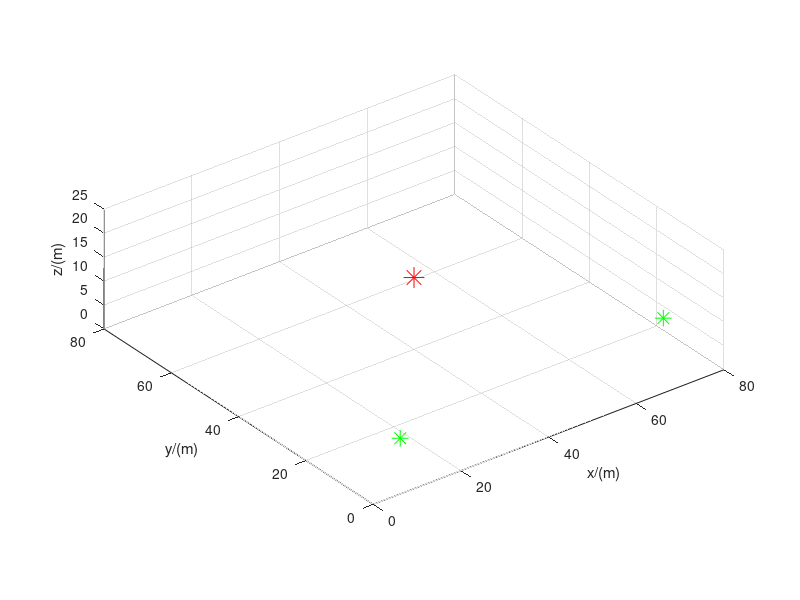

This chart was generated by the following MATLAB code: (Note: this script raises an error after producing the figure.)
clc
clear all
close all

%%
figure
axis([0 80 0 80 0 25]);  % 扩大空间范围
axis equal
xlabel('x/(m)')
ylabel('y/(m)')
zlabel('z/(m)')
view(3)
grid on

%上色选择
rng(1)
all_colors = rand(8,3);

%%
%。。。。。。。数据记录。。。。。。
bag=zeros(6,500);   %追击无人机1的信息
bag2=zeros(6,500);  %追击无人机2的信息
bag_target=zeros(6,500);  %目标无人机的信息
bag_obs=zeros(3,500);   %障碍物1的信息
bag_obs2=zeros(3,500);   %障碍物2的信息
bag_obs3=zeros(3,500);   %障碍物3的信息

%%
%。。。。。。。追击无人机初始位置。。。。。。。。
begin1=[10,5,8];      % 追击无人机1
begin2=[70,5,12];     % 追击无人机2

%%
%。。。。。。。目标无人机初始位置和参数。。。。。。。。
target_begin=[40,40,15];  % 目标无人机初始位置
target_velocity=4;        % 目标无人机速度
target_maneuver_freq=0.05; % 机动频率
target_maneuver_amp=2;    % 机动幅度

%%
%。。。。。。。追击参数。。。。。
intercept_distance=3;     % 拦截距离
formation_distance=15;    % 编队距离
cooperation_threshold=20; % 协同阈值距离

%%
%。。。。。。。障碍物位置。。。。。。。。
r_obsmove=12;
v_obsmove=1.5;
w=v_obsmove/r_obsmove;
%障碍物初始化 (3D)
obstacle=[40+r_obsmove*cos(pi/2),40+r_obsmove*cos(-pi/6),40+r_obsmove*cos(-pi*5/6); ...
    35+r_obsmove*sin(pi/2),35+r_obsmove*sin(-pi/6),35+r_obsmove*sin(-pi*5/6); ...
    12, 8, 18];  % 障碍物高度

%%
%。。。。。。。是否可视化无人机。。。。。。。
vision_uav=1;
vision_uav2=1;
vision_target=1;

%%
%。。。。。。。协同标志位。。。。。。。。
flag_co=0;  % 协同追击标志
intercept_success=0;  % 拦截成功标志

%%
%。。。。。。。初始化参数。。。。。。。。。。。
v_chase=5;    % 追击无人机速度
delta_t=0.1;  % 时间间隔
t_end=300;    % 最大仿真时间
iters=1;      % 迭代次数初始化

%%
% 追击无人机当前位置
curr1=begin1';
curr_previous1=curr1;
curr2=begin2';
curr_previous2=curr2;

% 目标无人机当前位置
target_curr=target_begin';
target_previous=target_curr;
target_direction=[1,0.5,0.2]';  % 初始飞行方向
target_direction=target_direction/norm(target_direction);

%% 
testR=v_chase*delta_t;
Q_star=8;   % 障碍物影响半径

num_point=30;       % 3D空间球面上的点数
testPoint=zeros(num_point,3);
testOut=zeros(1,num_point);
step_predict=12;    % 预测步长

%%
pos_predict1=zeros(step_predict,3);  % 追击无人机1预测轨迹
pos_predict2=zeros(step_predict,3);  % 追击无人机2预测轨迹

%%
%。。。。。。。画无人机所需的参数。。。。。。。。。
roll_max=8;
pitch_max=8;
yaw_max=8;

%%
U_k1=zeros(3,1);
U_k2=zeros(3,1);

%%
%。。。。。。。。画初始点。。。。。。。。
hold on;
plot3(begin1(1),begin1(2),begin1(3),'*g','MarkerSize',12);
plot3(begin2(1),begin2(2),begin2(3),'*g','MarkerSize',12);
plot3(target_begin(1),target_begin(2),target_begin(3),'*r','MarkerSize',15);

%% 
%。。。。。。。。。MPC初始参数。。。。。。。。。。。
A=[zeros(3),eye(3);
    zeros(3),zeros(3)]*delta_t+eye(6);

B=[0.5*eye(3)*delta_t^2;eye(3)*delta_t];

N=step_predict;

%%
x_k1=[begin1(1);begin1(2);begin1(3);0*ones(3,1)];
x_k2=[begin2(1);begin2(2);begin2(3);0*ones(3,1)];

%%
Q=[2*eye(3),zeros(3);zeros(3),0.1*eye(3)]; % 增加位置权重
F=[3*eye(3),zeros(3);zeros(3),0.1*eye(3)]; % 终端权重
R=0.1*eye(3);   % 输入权重

u_max=6;    % 最大输入加速度
ub=kron(ones(N,1),[u_max;u_max;u_max]);
lb=-ub;

%%
%。。。。。。。主循环。。。。。。。。。。。。
while iters<=t_end/delta_t && ~intercept_success
    %% 目标无人机运动模型
    % 添加随机机动
    if mod(iters,round(1/target_maneuver_freq/delta_t))==0
        % 随机改变飞行方向
        maneuver=[target_maneuver_amp*(rand-0.5); 
                  target_maneuver_amp*(rand-0.5); 
                  target_maneuver_amp*(rand-0.5)];
        target_direction=target_direction+maneuver;
        target_direction=target_direction/norm(target_direction);
    end
    
    % 边界反弹
    if target_curr(1)<=5 || target_curr(1)>=75
        target_direction(1)=-target_direction(1);
    end
    if target_curr(2)<=5 || target_curr(2)>=75
        target_direction(2)=-target_direction(2);
    end
    if target_curr(3)<=3 || target_curr(3)>=22
        target_direction(3)=-target_direction(3);
    end
    
    % 避障机动
    for j=1:size(obstacle,2)
        dist_to_obs=norm(target_curr-obstacle(:,j));
        if dist_to_obs<Q_star*1.5
            avoid_vec=target_curr-obstacle(:,j);
            avoid_vec=avoid_vec/norm(avoid_vec);
            target_direction=0.7*target_direction+0.3*avoid_vec;
            target_direction=target_direction/norm(target_direction);
        end
    end
    
    % 更新目标无人机位置
    target_previous=target_curr;
    target_curr=target_curr+target_velocity*delta_t*target_direction;
    
    %% 协同策略判断
    dist_between_chasers=norm(curr1-curr2);
    dist1_to_target=norm(curr1-target_curr);
    dist2_to_target=norm(curr2-target_curr);
    
    if dist1_to_target<cooperation_threshold || dist2_to_target<cooperation_threshold
        flag_co=1;
    end
    
    %% 拦截成功判断
    if dist1_to_target<intercept_distance || dist2_to_target<intercept_distance
        intercept_success=1;
        fprintf('拦截成功! 时间: %.1f秒\n', iters*delta_t);
    end
    
    %%
    %。。。。。。。。。删除画图。。。。。。。。。。
    if vision_uav
        delete(findobj('FaceAlpha',0.7));
        delete(findobj('FaceAlpha',0.35));
    end
    if vision_uav2
        delete(findobj('FaceAlpha',0.7));
        delete(findobj('FaceAlpha',0.35));
    end
    if vision_target
        delete(findobj('FaceAlpha',0.8));
    end
    
    delete(findobj('color',"green"));
    delete(findobj('color',"magenta"));
    delete(findobj('color',"cyan"));
    delete(findobj('FaceColor','red'));
    delete(findobj('color',all_colors(5,:)));

    %%
    %。。。。。。。。障碍物运动。。。。。。。。。。
    obstacle=[40+r_obsmove*cos(pi/2+w*iters*delta_t), ...
        40+r_obsmove*cos(-pi/6+w*iters*delta_t), ...
        40+r_obsmove*cos(-pi*5/6+w*iters*delta_t); ...
        35+r_obsmove*sin(pi/2+w*iters*delta_t), ...
        35+r_obsmove*sin(-pi/6+w*iters*delta_t), ...
        35+r_obsmove*sin(-pi*5/6+w*iters*delta_t); ...
        12+3*sin(w*iters*delta_t), 8+2*cos(w*iters*delta_t), 18+2*sin(2*w*iters*delta_t)];
    
    bag_obs(:,iters)=obstacle(:,1);
    bag_obs2(:,iters)=obstacle(:,2);
    bag_obs3(:,iters)=obstacle(:,3);
    
    %%
    %。。。。。。。。画轨迹。。。。。。。。。
    % 追击无人机轨迹
    plot3([curr_previous1(1),curr1(1)],[curr_previous1(2),curr1(2)],[curr_previous1(3),curr1(3)], ...
        '-','Color',"#0072BD",'linewidth',3)
    curr_previous1=curr1;
    
    plot3([curr_previous2(1),curr2(1)],[curr_previous2(2),curr2(2)],[curr_previous2(3),curr2(3)], ...
        '-','Color',"#D95319",'linewidth',3)
    curr_previous2=curr2;
    
    % 目标无人机轨迹
    plot3([target_previous(1),target_curr(1)],[target_previous(2),target_curr(2)],[target_previous(3),target_curr(3)], ...
        '-','Color',"#EDB120",'linewidth',4)
    
    %% 
    %。。。。。。。。。追击无人机1路径规划。。。。。。。。。。
    % 预测目标位置
    target_predict=target_curr+target_velocity*delta_t*[1:step_predict]'*target_direction';
    
    % 拦截点计算
    if flag_co
        % 协同拦截：无人机1从前方拦截
        intercept_point=target_predict(min(step_predict,6),:)'+formation_distance/2*[1;0;0];
    else
        % 直接追击最近预测点
        intercept_point=target_predict(min(step_predict,4),:)';
    end
    
    curr_temp=curr1;
    for i=1:step_predict
        for j=1:num_point
            phi = acos(1 - 2*j/num_point);
            theta = pi*(1 + sqrt(5))*j;
            
            testPoint(j,:)=[testR*sin(phi)*cos(theta)+curr_temp(1), ...
                testR*sin(phi)*sin(theta)+curr_temp(2), ...
                testR*cos(phi)+curr_temp(3)];
            
            testOut(:,j)=comput_P_intercept(testPoint(j,:)',intercept_point,obstacle,Q_star,curr2,flag_co);
        end
        [~,num]=min(testOut);
        
        curr_temp=testPoint(num,:)';
        pos_predict1(i,:)=curr_temp';
    end

    %% 
    %。。。。。。。。。追击无人机2路径规划。。。。。。。。。。
    if flag_co
        % 协同拦截：无人机2从侧方拦截
        intercept_point2=target_predict(min(step_predict,6),:)'+formation_distance/2*[0;1;0];
    else
        % 直接追击最近预测点
        intercept_point2=target_predict(min(step_predict,4),:)';
    end
    
    curr_temp=curr2;
    for i=1:step_predict
        for j=1:num_point
            phi = acos(1 - 2*j/num_point);
            theta = pi*(1 + sqrt(5))*j;
            
            testPoint(j,:)=[testR*sin(phi)*cos(theta)+curr_temp(1), ...
                testR*sin(phi)*sin(theta)+curr_temp(2), ...
                testR*cos(phi)+curr_temp(3)];
            
            testOut(:,j)=comput_P_intercept(testPoint(j,:)',intercept_point2,obstacle,Q_star,curr1,flag_co);
        end
        [~,num]=min(testOut);
        
        curr_temp=testPoint(num,:)';
        pos_predict2(i,:)=curr_temp';
    end
    
    %%
    %。。。。。。。。。。画图。。。。。。。。。。
    % 画预测轨迹
    plot3(pos_predict1(:,1),pos_predict1(:,2),pos_predict1(:,3), ...
        'Color',"green",'linewidth',2)
    plot3([pos_predict1(1,1),curr1(1)],[pos_predict1(1,2),curr1(2)],[pos_predict1(1,3),curr1(3)], ...
        'Color',"green",'linewidth',2)
    
    plot3(pos_predict2(:,1),pos_predict2(:,2),pos_predict2(:,3), ...
        'Color',"magenta",'linewidth',2)
    plot3([pos_predict2(1,1),curr2(1)],[pos_predict2(1,2),curr2(2)],[pos_predict2(1,3),curr2(3)], ...
        'Color',"magenta",'linewidth',2)
    
    % 画目标预测轨迹
    plot3(target_predict(:,1),target_predict(:,2),target_predict(:,3), ...
        'Color',"cyan",'linewidth',2,'LineStyle','--')
    
    % 画障碍物
    for j=1:size(obstacle,2)
        plot_obstacle_3d(obstacle(1,j),obstacle(2,j),obstacle(3,j),Q_star/2);
    end
    
    % 画拦截距离圆
    plot_intercept_zone(target_curr(1),target_curr(2),target_curr(3),intercept_distance)
    
    %。。。。。。。。。。画无人机。。。。。。。。
    if vision_uav
        roll=U_k1(1,1)/u_max*roll_max; 
        pitch=U_k1(2,1)/u_max*pitch_max;
        yaw=U_k1(3,1)/u_max*yaw_max;
        quadrotor_3d(curr1(1),curr1(2),curr1(3),pitch,roll,yaw,1)
    end
    
    if vision_uav2
        roll=U_k2(1,1)/u_max*roll_max; 
        pitch=U_k2(2,1)/u_max*pitch_max;
        yaw=U_k2(3,1)/u_max*yaw_max;
        quadrotor_3d(curr2(1),curr2(2),curr2(3),pitch,roll,yaw,2)
    end
    
    if vision_target
        % 目标无人机用红色显示
        quadrotor_3d(target_curr(1),target_curr(2),target_curr(3),0,0,0,3)
    end
    
    %% 
    %。。。。。。。MPC控制。。。。。。。。。
    % 无人机1
    x_k_bias=zeros((N+1)*6,1);
    x_k_bias(1:3,1)=curr1;
    for k=1:N
        x_k_bias(6*k+1:6*k+3,1)=pos_predict1(k,:)';
    end
    
    [M,C,U_k1] = MPC(A,B,N,x_k1,x_k_bias,Q,R,F,lb,ub);
    
    x=M*x_k1+C*U_k1;
    x_k1=x(7:12,1);
    bag(:,iters)=x_k1;
    curr1=x_k1(1:3,1);
    
    % 无人机2
    x_k_bias=zeros((N+1)*6,1);
    x_k_bias(1:3,1)=curr2;
    for k=1:N
        x_k_bias(6*k+1:6*k+3,1)=pos_predict2(k,:)';
    end
    
    [M,C,U_k2] = MPC(A,B,N,x_k2,x_k_bias,Q,R,F,lb,ub);
    
    x=M*x_k2+C*U_k2;
    x_k2=x(7:12,1);
    bag2(:,iters)=x_k2;
    curr2=x_k2(1:3,1);
    
    % 记录目标无人机状态
    target_state=[target_curr;target_velocity*target_direction];
    bag_target(:,iters)=target_state;
    
    % 显示信息
    if mod(iters,50)==0
        fprintf('时间: %.1f秒, 距离1: %.2f米, 距离2: %.2f米, 协同状态: %d\n', ...
            iters*delta_t, dist1_to_target, dist2_to_target, flag_co);
    end
    
    %%
    pause(0.02);
    iters=iters+1;
end

if intercept_success
    title('拦截成功!','FontSize',16,'Color','red');
else
    title('拦截超时','FontSize',16,'Color','blue');
end

%% 支持函数

% 拦截势场计算函数
function P = comput_P_intercept(pos, target, obstacles, Q_star, partner_pos, cooperation_flag)
    % 拦截势场计算
    % 目标吸引势场
    dist_to_target = norm(pos - target);
    P_att = 0.5 * dist_to_target^2;
    
    % 障碍物排斥势场
    P_rep = 0;
    for i = 1:size(obstacles, 2)
        obs_pos = obstacles(:, i);
        dist = norm(pos - obs_pos);
        if dist < Q_star
            P_rep = P_rep + 50 * (1/dist - 1/Q_star)^2;
        end
    end
    
    % 协同势场
    P_coop = 0;
    if cooperation_flag
        dist_to_partner = norm(pos - partner_pos);
        if dist_to_partner < 5  % 避免碰撞
            P_coop = 100 * (1/dist_to_partner)^2;
        end
    end
    
    P = P_att + P_rep + P_coop;
end

% 3D四旋翼绘制函数
function quadrotor_3d(x, y, z, pitch, roll, yaw, type)
    L = 1.5; % 臂长
    
    % 旋转矩阵
    R_roll = [1, 0, 0; 0, cos(roll), -sin(roll); 0, sin(roll), cos(roll)];
    R_pitch = [cos(pitch), 0, sin(pitch); 0, 1, 0; -sin(pitch), 0, cos(pitch)];
    R_yaw = [cos(yaw), -sin(yaw), 0; sin(yaw), cos(yaw), 0; 0, 0, 1];
    R = R_yaw * R_pitch * R_roll;
    
    % 四旋翼几何
    quad_points = L * [1, 0, 0; -1, 0, 0; 0, 1, 0; 0, -1, 0; 0, 0, 0.3; 0, 0, -0.3]';
    
    % 应用旋转
    rotated_points = R * quad_points;
    
    % 平移到当前位置
    rotated_points(1, :) = rotated_points(1, :) + x;
    rotated_points(2, :) = rotated_points(2, :) + y;
    rotated_points(3, :) = rotated_points(3, :) + z;
    
    % 根据类型选择颜色
    if type == 1
        color = 'b';  % 蓝色 - 追击无人机1
    elseif type == 2
        color = 'g';  % 绿色 - 追击无人机2
    else
        color = 'r';  % 红色 - 目标无人机
    end
    
    % 绘制四旋翼
    plot3([rotated_points(1, 1), rotated_points(1, 2)], ...
          [rotated_points(2, 1), rotated_points(2, 2)], ...
          [rotated_points(3, 1), rotated_points(3, 2)], [color '-'], 'LineWidth', 3);
    plot3([rotated_points(1, 3), rotated_points(1, 4)], ...
          [rotated_points(2, 3), rotated_points(2, 4)], ...
          [rotated_points(3, 3), rotated_points(3, 4)], [color '-'], 'LineWidth', 3);
    plot3([rotated_points(1, 5), rotated_points(1, 6)], ...
          [rotated_points(2, 5), rotated_points(2, 6)], ...
          [rotated_points(3, 5), rotated_points(3, 6)], [color '-'], 'LineWidth', 2);
    
    % 绘制螺旋桨
    [X, Y, Z] = sphere(8);
    X = 0.4 * X; Y = 0.4 * Y; Z = 0.08 * Z;
    
    for i = 1:4
        if type == 3  % 目标无人机
            surf(X + rotated_points(1, i), Y + rotated_points(2, i), Z + rotated_points(3, i), ...
                 'FaceAlpha', 0.8, 'FaceColor', 'red', 'EdgeColor', 'none');
        else  % 追击无人机
            surf(X + rotated_points(1, i), Y + rotated_points(2, i), Z + rotated_points(3, i), ...
                 'FaceAlpha', 0.7, 'FaceColor', color, 'EdgeColor', 'none');
        end
    end
end

% 3D障碍物绘制函数
function plot_obstacle_3d(x, y, z, r)
    [X, Y, Z] = sphere(12);
    X = r * X + x;
    Y = r * Y + y;
    Z = r * Z + z;
    surf(X, Y, Z, 'FaceColor', 'red', 'FaceAlpha', 0.5, 'EdgeColor', 'none');
end

% 拦截区域绘制函数
function plot_intercept_zone(x, y, z, r)
    [X, Y, Z] = sphere(15);
    X = r * X + x;
    Y = r * Y + y;
    Z = r * Z + z;
    surf(X, Y, Z, 'FaceColor', 'yellow', 'FaceAlpha', 0.2, 'EdgeColor', 'none');
end